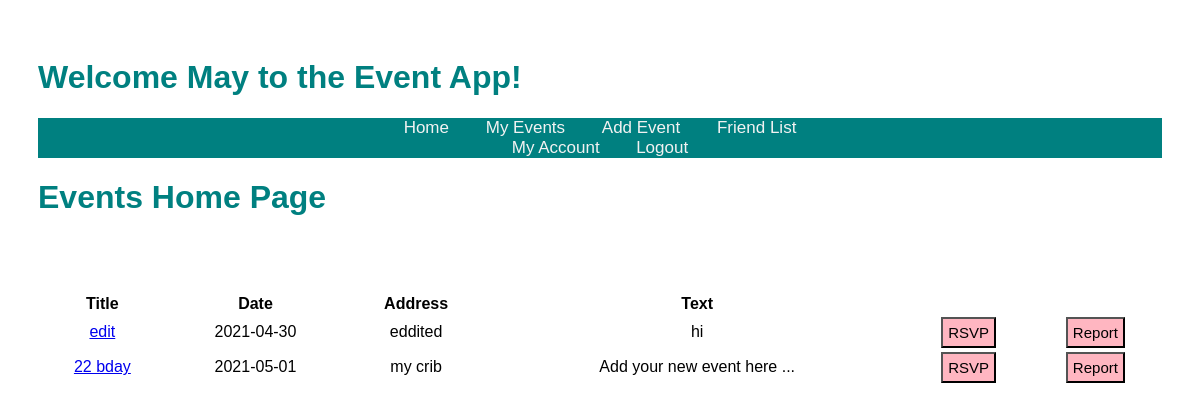
The app's page /home (signed in), older data.
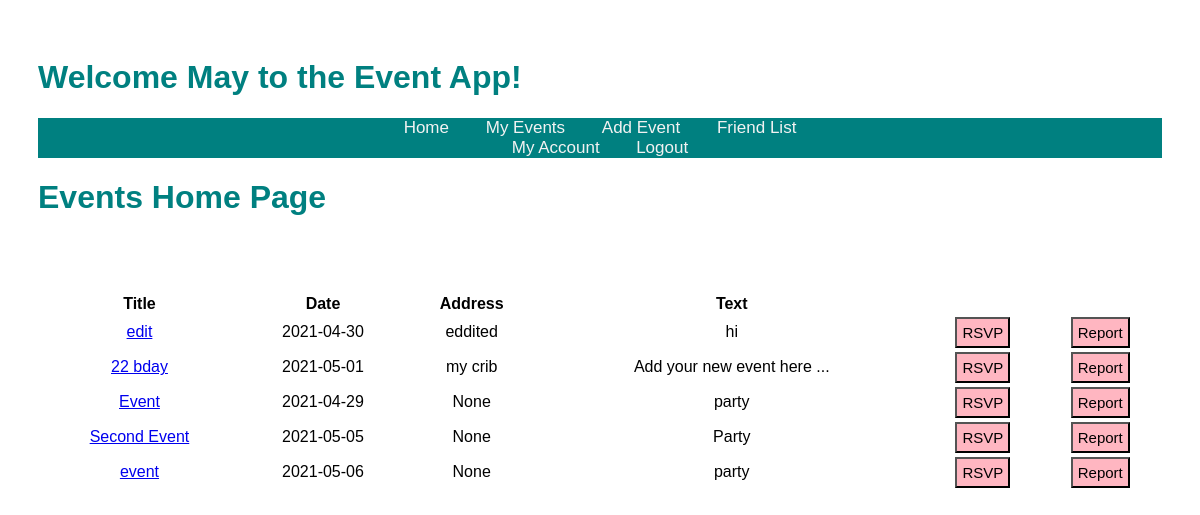
The same page, newer data.
### models.py (models this page shows, shortened)
class Event(db.Model):
    id = db.Column("id", db.Integer, primary_key=True)
    title = db.Column("title", db.String(200))
    text = db.Column("text", db.String(100))
    date = db.Column("date", db.String(50))
    address = db.Column("address", db.String(50))
    user_id= db.Column(db.Integer, db.ForeignKey("user.id"), nullable=False)
    comments = db.relationship("Comment", backref="event", cascade="all, delete-orphan", lazy=True)

### main.py (the view, shortened to what this page needs)
@app.route('/')
@app.route('/home')
def home():
    if session.get('user'):
        events = db.session.query(Event).all()
        my_events = db.session.query(Event).filter_by(user_id=session['user_id']).all()
        event_rsvps = db.session.query(RSVP).filter_by(user_id=session['user_id']).all()
        return render_template('home.html', index=events, notes=my_events, user=session['user'], rsvps=event_rsvps)
    else:
           return redirect(url_for('login'))

### templates/home.html (shortened to what this page needs)
<!DOCTYPE html>
<html lang="en">
    <head>
        <link rel="stylesheet" href="{{ url_for('static', filename='main.css') }}">
    </head>
   <body>
    <h1>Welcome {{user}} to the Event App!</h1>
        <div class="topnav">
        <nav>
            <a href="{{ url_for('home')}}"> Home   </a>
            <a href="{{url_for('get_events')}}">   My Events   </a>
            <a href="{{url_for('new_event')}}">   Add Event  </a>
            <a href="{{url_for('get_friends')}}"> Friend List </a>
        </nav>
            {% if user %}
            <nav>
                <a href="{{url_for('get_account')}}"> My Account</a>
                <a href="{{ url_for('logout')}}">Logout</a>
            </nav>
            {% else %}
                <nav>
                    <a href="{{ url_for('login')}}">SIGN-IN</a>
                    <a href="{{ url_for('register')}}">REGISTER</a>
                </nav>
            {% endif %}
        </div>
        <div class="body">
            <h1>Events Home Page</h1>
            <br><br><br>
            <table class="tablehome">
                <tr>
                     <th>Title</th>
                <th>Date</th>
                <th>Address</th>
                <th>Text</th>
                </tr>
                {% for event in index %}
                <tr>
                    <td><a href="{{ url_for('get_events', event_id=event.id) }}">{{ event.title }}</a></td>
                <td>{{ event.date }}</td>
                <td>{{ event.address }}</td>
                <td>{{ event.text }}</td>
                <td>
                    <form action = "{{ url_for('get_event', event_id= event.id) }}" class="RSVPbutton">
                        <input type="submit" value="RSVP" class="RSVPbutton">
                    </form>
                </td>
                <td>
                    <form action = "{{ url_for('get_event', event_id= event.id) }}" class="Reportbutton">
                        <input type="submit" value="Report" class="Reportbutton">
                    </form>
                </td>
                </tr>
                {% endfor %}
            </table>
        </div>
    </body>
</html>

### static/main.css (style rules this page uses)
body { padding: 30px 30px; font-family: Arial, Helvetica, sans-serif; }
h1 { color: teal; }
.topnav { overflow: hidden; background-color: teal; text-align: center; }
.topnav a { color: #f2f2f2; padding: 14px 16px; text-decoration: none; font-size: 17px; }
input[type='submit'] { background-color: lightpink; color: black; font-size: 15px; padding:5px; font-family: Palatino Linotype, sans-serif; }
.tablehome { text-align: center; width: 100%; }
.RSVPbutton { text-align: center; }
.Reportbutton { text-align: center; }

Row changes from the older to the newer data that the page shows:
added Event: title "Event", date "2021-04-29", address "None", text "party"
added Event: title "Second Event", date "2021-05-05", address "None", text "Party"
added Event: title "event", date "2021-05-06", address "None", text "party"
